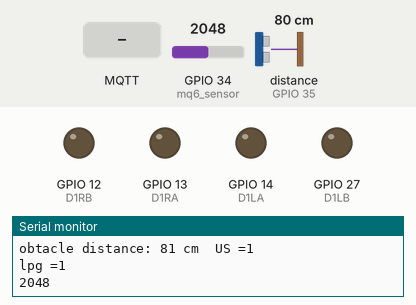
This sketch was run on a simulated ESP32. Shown: output pins drawn as LEDs (lit = HIGH), the last lines printed to the serial monitor. Inputs (shaded band) come from the test bench; at power-on: GPIO 34 (mq6_sensor) = 2048, distance to the obstacle (sensor on GPIO 35) 80 cm. The echo pulse lasts 58.3 µs per cm; WiFi joins after 1.5 s; servers stay silent unless stated; no MQTT or app messages arrive unless stated.

Above: at 2.7 s.
2.8 s: MQTT message "F" arrives on the first subscribed topic
At 4.3 s:
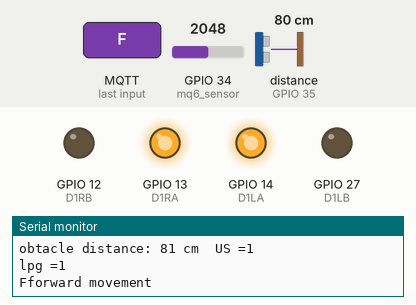
6.0 s: MQTT message "B" arrives on the first subscribed topic
At 7.3 s:
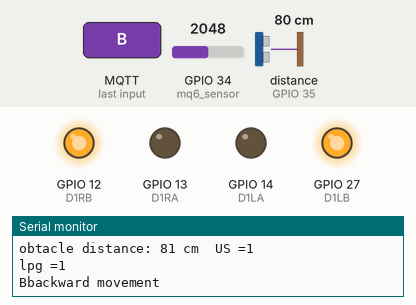
9.0 s: MQTT message "R" arrives on the first subscribed topic
At 10.1 s:
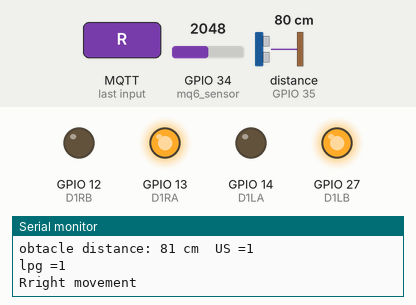
11.7 s: MQTT message "L" arrives on the first subscribed topic
At 12.8 s:
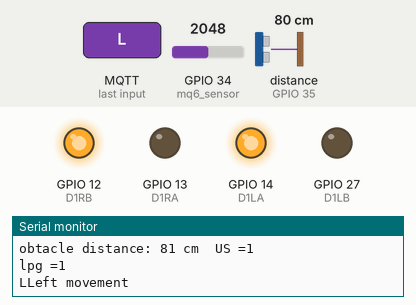
Timing chart, 0 to 14.7 s (numbered marks = the images above; inputs shaded):
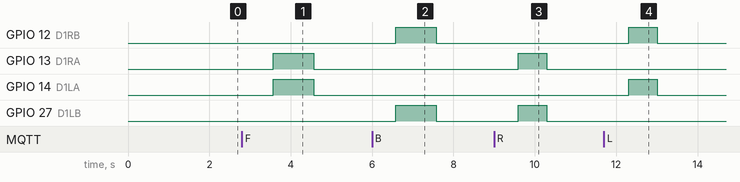

Measured:
- after the input at 2.8 s, GPIO 13 (D1RA), GPIO 14 (D1LA): LOW → HIGH after 0.77 s, → LOW 1.0 s later
- after the input at 6.0 s, GPIO 12 (D1RB), GPIO 27 (D1LB): LOW → HIGH after 0.58 s, → LOW 1.0 s later
- after the input at 9.0 s, GPIO 13 (D1RA), GPIO 27 (D1LB): LOW → HIGH after 0.60 s, → LOW 0.70 s later
- after the input at 11.7 s, GPIO 12 (D1RB), GPIO 14 (D1LA): LOW → HIGH after 0.61 s, → LOW 0.70 s later

The sketch:

Esp_32_pipeline.ino
```cpp
#include "secrets.h"
#include <WiFiClientSecure.h>
#include <MQTTClient.h>
#include "WiFi.h"
#include <ArduinoJson.h>
#include <NewPing.h>
#define D1RA 13
#define D1RB 12
#define D1LA 14
#define D1LB 27

int mq6_sensor =34;
int LPG;
int US;
unsigned int obst_dist;
#define ESP32CAM_PUBLISH_TOPIC   "esp32/cam_2"
#define ESP32CAM_subscribe_TOPIC   "motor"
const int bufferSize = 1024 * 23; // 23552 bytes

const int TRIGGER_PIN_1 = 32; //ultrasonic sensor infront of boat
const int ECHO_PIN_1 = 35;
const int MAX_DISTANCE = 100;
NewPing sonar1(TRIGGER_PIN_1, ECHO_PIN_1, MAX_DISTANCE);

WiFiClientSecure net = WiFiClientSecure();
MQTTClient client = MQTTClient(bufferSize);

void connectAWS()
{
  WiFi.mode(WIFI_STA);
  WiFi.begin(WIFI_SSID, WIFI_PASSWORD);

  Serial.println("\n\n=====================");
  Serial.println("Connecting to Wi-Fi");
  Serial.println("=====================\n\n");

  while (WiFi.status() != WL_CONNECTED){
    delay(500);
    Serial.print(".");
  }
 Serial.print("wifi_connected");
  // Configure WiFiClientSecure to use the AWS IoT device credentials
  net.setCACert(AWS_CERT_CA);
  net.setCertificate(AWS_CERT_CRT);
  net.setPrivateKey(AWS_CERT_PRIVATE);

  // Connect to the MQTT broker on the AWS endpoint we defined earlier
  client.begin(AWS_IOT_ENDPOINT, 8883, net);
  client.setCleanSession(true);
  client.onMessage(messageHandler);

  Serial.println("\n\n=====================");
  Serial.println("Connecting to AWS IOT");
  Serial.println("=====================\n\n");

  while (!client.connect("esp32")) {
    Serial.print(".");
    delay(1000);
  }

  if(!client.connected()){
    Serial.println("AWS IoT Timeout!");
    ESP.restart();
    return;
  }

  Serial.println("\n\n=====================");
  Serial.println("AWS IoT Connected!");
  Serial.println("=====================\n\n");

 client.subscribe(ESP32CAM_subscribe_TOPIC);
 Serial.println("subscribed");

}

void ultrasonic_sensor() {

  // Read distances from both ultrasonic sensors
  obst_dist = sonar1.ping_cm();
  // Print the distances
  Serial.print("obtacle distance: ");
  Serial.print(obst_dist);
  Serial.print(" cm\t");
}


void Forward() {
  digitalWrite(D1RA, HIGH);
  digitalWrite(D1RB, LOW);
  digitalWrite(D1LA, HIGH);
  digitalWrite(D1LB, LOW);
}
void Backward() {
  digitalWrite(D1RA, LOW);
  digitalWrite(D1RB, HIGH);
  digitalWrite(D1LA, LOW);
  digitalWrite(D1LB, HIGH);
}
void Left() {
  digitalWrite(D1RA, LOW);
  digitalWrite(D1RB, HIGH);
  digitalWrite(D1LA, HIGH);
  digitalWrite(D1LB, LOW);
}
void Right() {
  digitalWrite(D1RA, HIGH);
  digitalWrite(D1RB, LOW);
  digitalWrite(D1LA, LOW);
  digitalWrite(D1LB, HIGH);
}
void Stop() {
  digitalWrite(D1RA, LOW);
  digitalWrite(D1RB, LOW);
  digitalWrite(D1LA, LOW);
  digitalWrite(D1LB, LOW);
}
void messageHandler(String &topic, String &payload){

 Serial.print(payload);
String msg = payload;
  if (msg == "F"){
    Forward();
    Serial.print("forward movement");
   delay(1000);
    }
    else if(msg == "B"){
    Backward();
    Serial.print("backward movement");
    delay(1000);
    }
    else if(msg == "R"){
    Right();

    Serial.print("right movement");
     delay(700);}
    else if (msg == "L"){
    Left();
    Serial.print("Left movement");
     delay(700);
    }else{
      Stop();
    }
    Stop();
}
  void publishMessage()
{
  StaticJsonDocument<500> doc;
  doc["sensor"] =  LPG;
  doc["u_sens"] = US;
  char jsonBuffer[700];
  serializeJson(doc, jsonBuffer); // print to client
  // Serial.println(jsonBuffer);
  client.publish(ESP32CAM_PUBLISH_TOPIC, jsonBuffer);
}
void setup() {
  pinMode(mq6_sensor, INPUT);
  pinMode(D1RA, OUTPUT);
  pinMode(D1RB, OUTPUT);
  pinMode(D1LA, OUTPUT);
  pinMode(D1LB, OUTPUT);
   Stop();
  Serial.begin(115200);
 connectAWS();
}

void loop() {
   int LPG_detected = analogRead(mq6_sensor);
 Serial.println(LPG_detected);
 delay(1000);
 if (LPG_detected >=400)
 {
LPG = 1;
 Serial.println("LPG detected...");

 }
 else
 {
   LPG = 0;
 Serial.println("No LPG detected ");

 }
 ultrasonic_sensor();
 if (obst_dist ==0 || obst_dist>= 50){
  US =1;
 }
 else {
  US =0;
 }
 Serial.print("US =");
 Serial.println(US);
 Serial.print("lpg =");
 Serial.println(LPG);
 publishMessage();
 client.loop();

}
```

secrets.h
```cpp
#include <pgmspace.h>

#define SECRET
#define THINGNAME "Esp_Cam_Pipe"


const char WIFI_SSID[] = "VERDANT PW 4G";
const char WIFI_PASSWORD[] = "Verdant@123456";
const char AWS_IOT_ENDPOINT[] = "a3b4ttqshsk2ua-ats.iot.eu-north-1.amazonaws.com";

// Amazon Root CA 1
static const char AWS_CERT_CA[] PROGMEM = R"EOF(
-----BEGIN CERTIFICATE-----
MIIDQTCCAimgAwIBAgITBmyfz5m/jAo54vB4ikPmljZbyjANBgkqhkiG9w0BAQsF
ADA5MQswCQYDVQQGEwJVUzEPMA0GA1UEChMGQW1hem9uMRkwFwYDVQQDExBBbWF6
b24gUm9vdCBDQSAxMB4XDTE1MDUyNjAwMDAwMFoXDTM4MDExNzAwMDAwMFowOTEL
MAkGA1UEBhMCVVMxDzANBgNVBAoTBkFtYXpvbjEZMBcGA1UEAxMQQW1hem9uIFJv
b3QgQ0EgMTCCASIwDQYJKoZIhvcNAQEBBQADggEPADCCAQoCggEBALJ4gHHKeNXj
ca9HgFB0fW7Y14h29Jlo91ghYPl0hAEvrAIthtOgQ3pOsqTQNroBvo3bSMgHFzZM
9O6II8c+6zf1tRn4SWiw3te5djgdYZ6k/oI2peVKVuRF4fn9tBb6dNqcmzU5L/qw
IFAGbHrQgLKm+a/sRxmPUDgH3KKHOVj4utWp+UhnMJbulHheb4mjUcAwhmahRWa6
VOujw5H5SNz/0egwLX0tdHA114gk957EWW67c4cX8jJGKLhD+rcdqsq08p8kDi1L
93FcXmn/6pUCyziKrlA4b9v7LWIbxcceVOF34GfID5yHI9Y/QCB/IIDEgEw+OyQm
jgSubJrIqg0CAwEAAaNCMEAwDwYDVR0TAQH/BAUwAwEB/zAOBgNVHQ8BAf8EBAMC
AYYwHQYDVR0OBBYEFIQYzIU07LwMlJQuCFmcx7IQTgoIMA0GCSqGSIb3DQEBCwUA
A4IBAQCY8jdaQZChGsV2USggNiMOruYou6r4lK5IpDB/G/wkjUu0yKGX9rbxenDI
U5PMCCjjmCXPI6T53iHTfIUJrU6adTrCC2qJeHZERxhlbI1Bjjt/msv0tadQ1wUs
N+gDS63pYaACbvXy8MWy7Vu33PqUXHeeE6V/Uq2V8viTO96LXFvKWlJbYK8U90vv
o/ufQJVtMVT8QtPHRh8jrdkPSHCa2XV4cdFyQzR1bldZwgJcJmApzyMZFo6IQ6XU
5MsI+yMRQ+hDKXJioaldXgjUkK642M4UwtBV8ob2xJNDd2ZhwLnoQdeXeGADbkpy
rqXRfboQnoZsG4q5WTP468SQvvG5
-----END CERTIFICATE-----
)EOF";

// Device Certificate
static const char AWS_CERT_CRT[] PROGMEM = R"KEY(
-----BEGIN CERTIFICATE-----
MIIDWjCCAkKgAwIBAgIVAPzH5EmSBK23l6iz50EhOUrTjG7IMA0GCSqGSIb3DQEB
CwUAME0xSzBJBgNVBAsMQkFtYXpvbiBXZWIgU2VydmljZXMgTz1BbWF6b24uY29t
IEluYy4gTD1TZWF0dGxlIFNUPVdhc2hpbmd0b24gQz1VUzAeFw0yMzA1MTQxNTM5
NTlaFw00OTEyMzEyMzU5NTlaMB4xHDAaBgNVBAMME0FXUyBJb1QgQ2VydGlmaWNh
dGUwggEiMA0GCSqGSIb3DQEBAQUAA4IBDwAwggEKAoIBAQDapGRMvKhaVVFJaru6
AS9/m3l5PZurDdLiogHkwzQHfldtVXmYVyPAy4otMWZLMjjq3iFlzGXqXrv8Hn3j
LFno4Jse20RblJ5S6kSSxz/jmFXlhVLcu/rwS2Zt7NZEKKpRljx+f7ugKtXVia/P
GRZBSujh5zXCTbVmx7AHY5ZibiJjovM5XG2/xC3G1CLW4AN25d/ltIGqmCTLEwXq
1lJIpn1mzA9ANMPDltXNAGr1xr89BB5GpSoDb0SvkQjgEZh3/cMJb7NX/6u3QaVF
VQHe+zGEtLde16MZqPrAElDUY7p+Tu+bbkXtHx+sLcxodttAVdXqzrvu8Jv6WqhW
XYRXAgMBAAGjYDBeMB8GA1UdIwQYMBaAFMLvvnPSPb+UmZd3gDLKOFwVddUmMB0G
A1UdDgQWBBQ93R+WbBTAlFUjIdEQGXblTmZ3CDAMBgNVHRMBAf8EAjAAMA4GA1Ud
DwEB/wQEAwIHgDANBgkqhkiG9w0BAQsFAAOCAQEANxFQ5lsFRKRKsX1CyYfFiSf/
9daA7+XbfVzza4kk5ijWErZdlkhOaihmT4qPt6uZaDDnFsAJLbDUbE6/ATZuhJmd
300RPSqRwnIB7rpp/p0GnLOzDtE3EJ5W9w7L3slf04S20WHRr/FbIhUBAjWkGsSd
y6T9Ws6rMUUqQkz60CzZI9+MZb1diJQFRMzkss1I53RrbmxNHNhEkufd5BX+5fxw
Ls1LJhoGgY6yflrJgSaLa99lmR7rtRlfSOpwA8Pm7hOsEV8AqAVagqPyfOV41qBK
x0PI1NQgFNTCHUQ4O+8CUb4D+13xhzI7BX0UKpovvfW/OW9c46ihoCuSbE3oHA==
-----END CERTIFICATE-----

)KEY";

// Device Private Key
static const char AWS_CERT_PRIVATE[] PROGMEM = R"KEY(
-----BEGIN RSA PRIVATE KEY-----
MIIEowIBAAKCAQEA2qRkTLyoWlVRSWq7ugEvf5t5eT2bqw3S4qIB5MM0B35XbVV5
mFcjwMuKLTFmSzI46t4hZcxl6l67/B594yxZ6OCbHttEW5SeUupEksc/45hV5YVS
3Lv68EtmbezWRCiqUZY8fn+7oCrV1YmvzxkWQUro4ec1wk21ZsewB2OWYm4iY6Lz
OVxtv8QtxtQi1uADduXf5bSBqpgkyxMF6tZSSKZ9ZswPQDTDw5bVzQBq9ca/PQQe
RqUqA29Er5EI4BGYd/3DCW+zV/+rt0GlRVUB3vsxhLS3XtejGaj6wBJQ1GO6fk7v
m25F7R8frC3MaHbbQFXV6s677vCb+lqoVl2EVwIDAQABAoIBACuM3yWh1m7X268i
AW6VWd6zG0kZCm7R/BWEa5gjgbOUaNmwUt4TTV3TrRw/YL7NrCSsRj6+rfY3FH6t
nCmp5ebLBlrpFf6f5cFiRHJwGbu91i43lj+9echvXGG88Rj2eKZzpG0WCEto/Nrh
6BD6UEKFJ0oIAd9IFz/3uopePdAw/YKBedPKeDo5afNlOCyYxpaIPk651FYhMZP2
t2zILBxSu9E515g2Lvs7HavfMTjMVgw9Dmz8SVwBspAtZV2fVOWy0UB8epA0kMKn
ZHdb7L9EzugRqFQQ8aiuu+BTScieHCxYw9t6HmemmTV+SiFYBLvfkCQ2jJ8t/PfI
1+wL0SECgYEA84oRDzw7Y4AtvGLOy5Xm/pr7R9QEWQikmDsMXIhISc5ys69Us4OZ
OHMEr2Cv28FXNkFk4ke8tk2xXChZXx6uPY7szwJ4v1i2Y4F+VSZGt6IpMmlWcYZp
jWYdIbZ/2GKKQrkCtXHuCXOhUpG9mjVuAzG8r32dQKLMTyxh4gdNDMkCgYEA5dQ3
ZkwxtXoI94NWBz7B97u9AH9ZazFQ3PvNLLWEP9lCViGRTpivU+fs7jz/ExF/cUgf
M6QEcxOeKrKY8R5ykB0yjC6LbQWeN6JxeXxHMtaJ8VyzVj7aJVuullb5EoJnMxWl
BWd4v0iP8af1wNsYuiwWTmXYZI3diotCZkbVOB8CgYBN7AojTslNv9Bia1bxSsg7
BImL5OlzN1G6p4IABVbjzptipKG8Qkn/BsYj+xKphIYMBQZrZDqcNeWesAZQafek
GJvqbEcIKjFJS0CJrBKKZOc7ivquniwdouOFSuhC6tyEFsAoIAjim02tppX8xkWp
3fsaR13ONYibeH7lHCLqCQKBgGeE2dsy8KTsLcPGnWYwB1AdeLkTo2Qb129h332G
2OWlZzLCdd+v+DDT4y0/viiJlhyhPqSU+QgYSwKyZR8d9r4g2Ja5lEVr5WLrwS7W
In+skH9toL11G+79x7qhvBhxMiiZVDYF8CZAec2AOLpANXgNyZJQX1KTb7kqlqLY
vstDAoGBAIeI08DYGsby5cUgMq4bPijfkEuu8P5Q6zPM9DQ7qskgnXGc3R6bfUND
PqGFaCyPJAErYRLqY6hadKYsOzBTYJ9NksE3pvDs2PpN7L0RP/vKTUopkeXaUjzO
aaJZSQsY4Svd62BxcoYyBwedfLRcb1JzlqG56UjStwxL4xO53Ira
-----END RSA PRIVATE KEY-----

)KEY";
```
